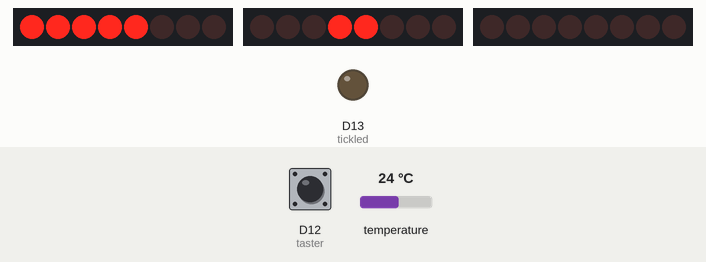
This sketch was run on a simulated Arduino Due. Shown: 3 × 8 shift-register outputs drawn as a row of LEDs (first output left, lit = HIGH), output pins drawn as LEDs (lit = HIGH). Wiring (inferred from the names in the program): 3 × shift register (74HC595): data D2, shift clock D4, latch D9 / data D5, shift clock D7, latch D6 / data D8, shift clock D10, latch D3. Wiring (inferred from the signals the program sends): 3 × row of LEDs: on Q0, Q1, Q2, Q3, Q4, Q5, Q6, Q7 / on Q0, Q1, Q2, Q3, Q4, Q5, Q6, Q7 / on Q0, Q1, Q2, Q3, Q4, Q5, Q6, Q7. Dashed ring = blinking. The inputs (shaded band) are chosen by the test bench; at power-on: D12 (taster) HIGH, temperature 24 °C. The local clock reads 2024-03-15 10:24:30 at power-on unless the sketch sets it; pins used as bus, display or sensor lines are not drawn.

Above: at 1.6 s.
1.7 s: D12 (taster) pulled LOW for 0.15 s
At 3.8 s:
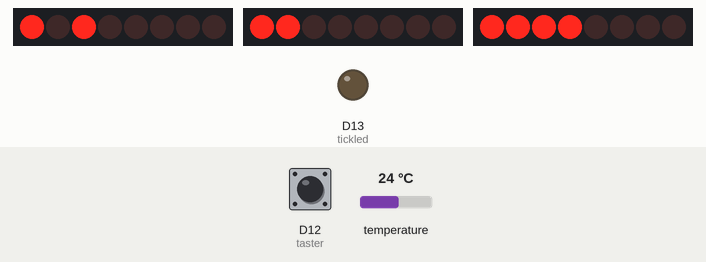
4.5 s: D12 (taster) pulled LOW for 1 s
At 8.0 s:
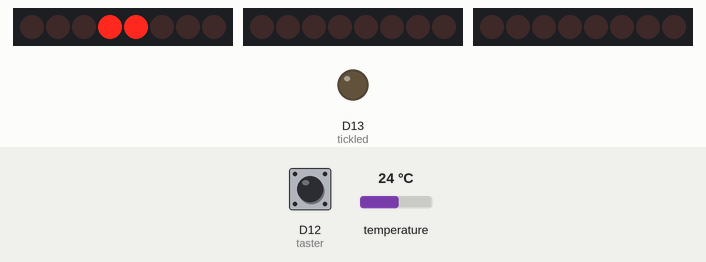
8.5 s: D12 (taster) pulled LOW for 0.15 s
At 11.5 s:
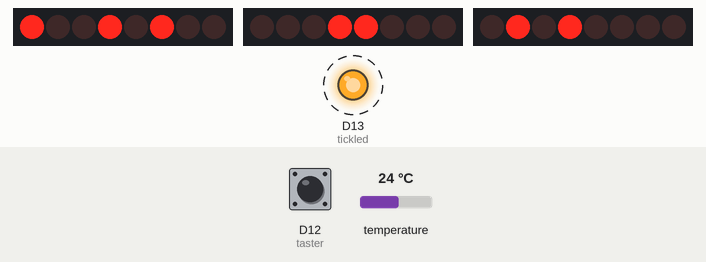
11.6 s: D12 (taster) pulsed LOW 2 times (0.12 s each, 0.3 s apart)
At 12.6 s:
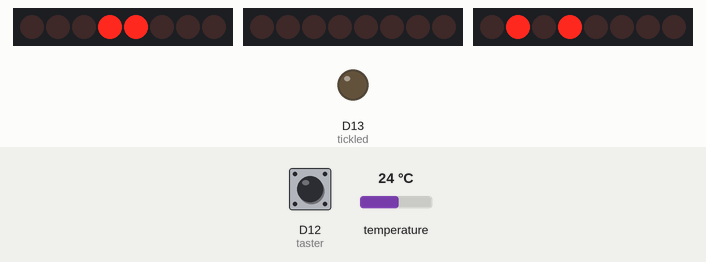
14.8 s: temperature set to 12 °C
At 16.3 s:
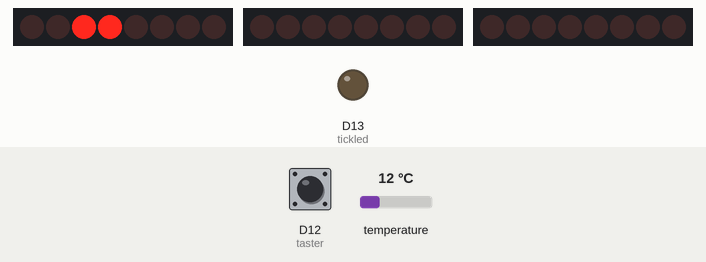
16.8 s: temperature set to 19 °C
At 18.0 s:
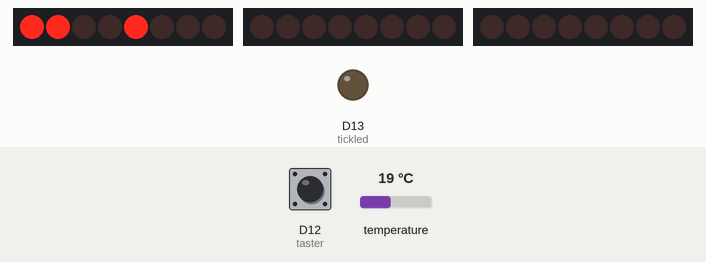
Timing chart, 0 to 24.3 s (numbered marks = the images above; inputs shaded):
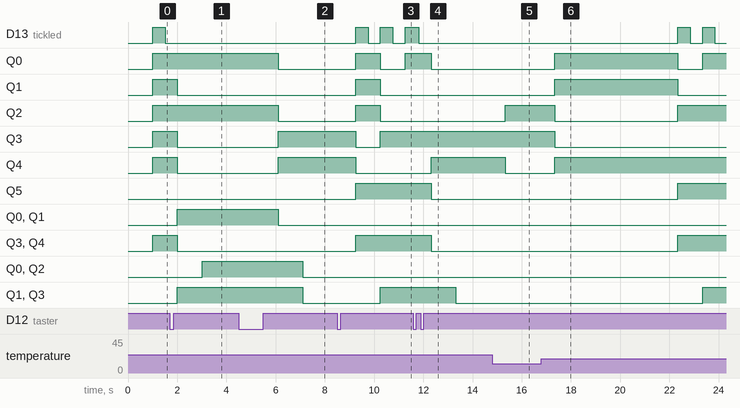

The sketch:

software_binaeruhr.ino
```cpp
#include "src/DS3231.h" //http://www.rinkydinkelectronics.com/library.php?id=73

DS3231  rtc(SDA, SCL);

//Pins
//Pins für Sekunden-Schieberegister
const int clockPinS   = 4;
const int latchPinS   = 3;
const int dataPinS    = 2;
//Pins für Minuten-Schieberegister
const int clockPinM   = 7;
const int latchPinM   = 6;
const int dataPinM    = 5;
//Pins für Stunden-Schieberegister
const int clockPinH   = 10;
const int latchPinH   = 9;
const int dataPinH    = 8;

const int tickled = 13;
const int taster = 12;

//Variablen
long prevMillis = 0;
long interval   = 500;
Time t;
int stunden;
int minuten;
int sekunden;
int tag;
int monat;
int wochentag;
int temp;
int halbesekunde = 0;
int modus = 1;
int modustimer = 0;

void setup(){
  //Outputpins
  pinMode(clockPinS, OUTPUT);
  pinMode(dataPinS,  OUTPUT);
  pinMode(latchPinS, OUTPUT);
  pinMode(clockPinM, OUTPUT);
  pinMode(dataPinM,  OUTPUT);
  pinMode(latchPinM, OUTPUT);
  pinMode(clockPinH, OUTPUT);
  pinMode(dataPinH,  OUTPUT);
  pinMode(latchPinH, OUTPUT);
  pinMode(tickled, OUTPUT);

  //Inputpin
  pinMode(taster, INPUT_PULLUP);

  //RTC
  rtc.begin();

  // Nachfolgende Linien zur Zeiteinstellung unkommentieren
  //rtc.setDOW(2);                // Wochentag einstellen -> 1=Montag, 2=Dienstag, ...
  //rtc.setTime(16, 58, 00);     // Uhrzeit einstellen (Stunde, Minute, Sekunde)
  //rtc.setDate(02, 04, 2019);   // Datum einstellen (Tag, Monat, Jahr)


  //für Debugging un-kommentieren
  //Serial.begin(9600);
} //Ende von setup()

void loop(){
  /*if (digitalRead(addhour) == LOW){ //falls Minuten erhöht werden sollen
    delay(100);
    minutes += 1;
    if (minutes > 58){
      minutes = 0;
    }
    Serial.println("Minute++");
    while(digitalRead(2) == LOW){
      delay(10);
      }
  }*/

  if (digitalRead(taster) == LOW){
    modus++;
    modustimer = 0;
    if (modus == 4){
      modus = 1;
    }
    while(digitalRead(taster) == LOW){}
    delay(100);
  }

  if(modustimer >= 10){
    modus = 1;
    modustimer = 0;
  }

   unsigned long currentMillis = millis();
   if (currentMillis - prevMillis > interval) {
     prevMillis = currentMillis;

     if(halbesekunde == 1){
       if (modus == 1){
        t = rtc.getTime();
        stunden = t.hour, DEC;
        minuten = t.min, DEC;
        sekunden = t.sec, DEC;
        digitalWrite(tickled, HIGH);
        displayTime();
       }
       else if (modus == 2){
        t = rtc.getTime();
        tag = t.date, DEC;
        monat = t.mon, DEC;
        wochentag = t.dow, DEC;
        modustimer++;
        displayDate();
       }
       else if (modus == 3){
        temp = int(rtc.getTemp());
        modustimer++;
        displayTemp();
       }

       //für Debugging un-kommentieren
       /*Serial.println("");
       Serial.println("Zeit:"); //für debugging
       Serial.print(String(stunden));
       Serial.print(":");
       Serial.print(String(minuten));
       Serial.print(":");
       Serial.print(String(sekunden));
       //*/

       halbesekunde = 0;
     }
     else{
       digitalWrite(tickled, LOW);
       halbesekunde = 1;
     }
   }

} //Ende von loop()


void displayTime(){ //Sendet die Zeit zu den Shiftregistern
    //Sekunden
    digitalWrite(latchPinS, LOW);
    shiftOut(dataPinS, clockPinS, MSBFIRST, sekunden);
    digitalWrite(latchPinS, HIGH);
    //Minuten
    digitalWrite(latchPinM, LOW);
    shiftOut(dataPinM, clockPinM, MSBFIRST, minuten);
    digitalWrite(latchPinM, HIGH);
    //Stunden
    digitalWrite(latchPinH, LOW);
    shiftOut(dataPinH, clockPinH, MSBFIRST, stunden);
    digitalWrite(latchPinH, HIGH);
}

void displayDate(){ //Sendet Datum zu den Shiftregistern
    digitalWrite(latchPinS, LOW);
    shiftOut(dataPinS, clockPinS, MSBFIRST, wochentag);
    digitalWrite(latchPinS, HIGH);
    digitalWrite(latchPinM, LOW);
    shiftOut(dataPinM, clockPinM, MSBFIRST, monat);
    digitalWrite(latchPinM, HIGH);
    digitalWrite(latchPinH, LOW);
    shiftOut(dataPinH, clockPinH, MSBFIRST, tag);
    digitalWrite(latchPinH, HIGH);
}

void displayTemp(){ //Sendet Temperatur zu den Shiftregistern
    digitalWrite(latchPinS, LOW);
    shiftOut(dataPinS, clockPinS, MSBFIRST, temp);
    digitalWrite(latchPinS, HIGH);
    digitalWrite(latchPinM, LOW);
    shiftOut(dataPinM, clockPinM, MSBFIRST, 0);
    digitalWrite(latchPinM, HIGH);
    digitalWrite(latchPinH, LOW);
    shiftOut(dataPinH, clockPinH, MSBFIRST, 0);
    digitalWrite(latchPinH, HIGH);
}
```

Measured:
- after the input at 1.7 s, D13 (tickled): stops changing and stays LOW
- after the input at 4.5 s, Q0, Q2, Q0, Q1: HIGH → LOW after 1.6 s; Q3, Q4: LOW → HIGH after 1.6 s; Q0–3: HIGH → LOW after 2.6 s
- after the input at 8.5 s, D13 (tickled): alternates HIGH for 0.50 s and LOW for 0.50 s, starting after 0.75 s; Q0: LOW → HIGH after 0.75 s, → LOW 1.0 s later, → HIGH 1.0 s later; Q1, Q2: LOW → HIGH after 0.75 s, → LOW 1.0 s later; Q3: HIGH → LOW after 0.75 s, → HIGH 1.0 s later; Q4: HIGH → LOW after 0.75 s
- after the input at 14.8 s, Q2: LOW → HIGH after 0.53 s; Q4: HIGH → LOW after 0.53 s
